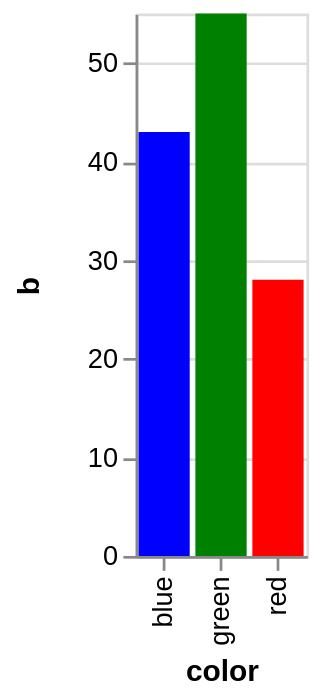

This figure's Vega-Lite source:
### Vega specification from a JSON file in a GitHub repository (floating-point values rounded to 4 significant figures)
{"$schema": "https://vega.github.io/schema/vega/v3.0.json", "description": "A bar chart that directly encodes color names in the data.", "autosize": "pad", "padding": 5, "height": 200, "style": "cell", "data": [{"name": "source_0", "values": [{"color": "red", "b": 28}, {"color": "green", "b": 55}, {"color": "blue", "b": 43}]}, {"name": "data_0", "source": "source_0", "transform": [{"type": "formula", "expr": "toNumber(datum[\"b\"])", "as": "b"}, {"type": "filter", "expr": "datum[\"b\"] !== null && !isNaN(datum[\"b\"])"}]}], "signals": [{"name": "x_step", "value": 21}, {"name": "width", "update": "bandspace(domain('x').length, 0.1, 0.05) * x_step"}], "marks": [{"name": "marks", "type": "rect", "style": ["bar"], "from": {"data": "data_0"}, "encode": {"update": {"fill": {"field": "color"}, "x": {"scale": "x", "field": "color"}, "width": {"scale": "x", "band": true}, "y": {"scale": "y", "field": "b"}, "y2": {"scale": "y", "value": 0}}}}], "scales": [{"name": "x", "type": "band", "domain": {"data": "data_0", "field": "color", "sort": true}, "range": {"step": {"signal": "x_step"}}, "paddingInner": 0.1, "paddingOuter": 0.05}, {"name": "y", "type": "linear", "domain": {"data": "data_0", "field": "b"}, "range": [{"signal": "height"}, 0], "nice": true, "zero": true}], "axes": [{"scale": "x", "orient": "bottom", "title": "color", "encode": {"labels": {"update": {"angle": {"value": 270}, "align": {"value": "right"}, "baseline": {"value": "middle"}}}}, "zindex": 1}, {"scale": "y", "orient": "left", "title": "b", "labelOverlap": true, "tickCount": {"signal": "ceil(height/40)"}, "zindex": 1}, {"scale": "y", "orient": "left", "grid": true, "tickCount": {"signal": "ceil(height/40)"}, "gridScale": "x", "domain": false, "labels": false, "maxExtent": 0, "minExtent": 0, "ticks": false, "zindex": 0}], "config": {"axisY": {"minExtent": 30}, "style": {"line": {"strokeCap": "square"}}}}
